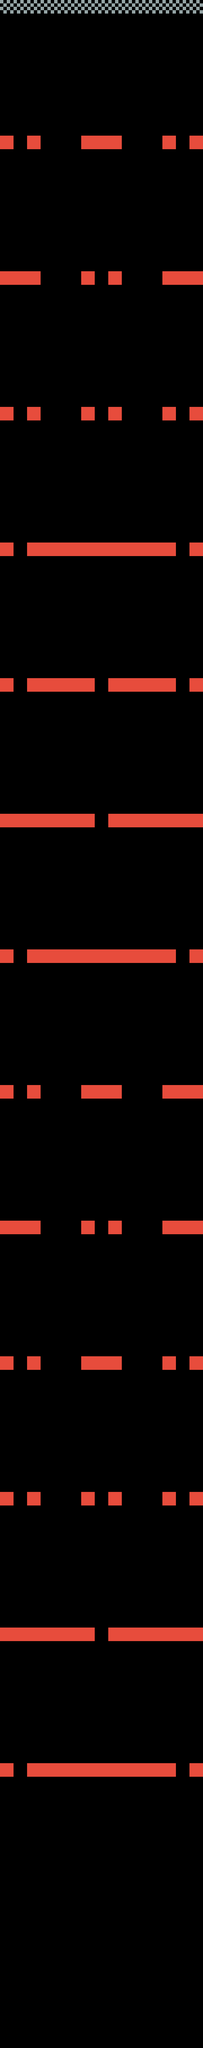

A 2D game scene composited from a Tiled map and its tileset images. What follows is a short description and the map's XML, with each tile layer's data collapsed to a summary:
An orthogonal 15x151 tile map with 48x48 px tiles, 2 tile layers (walls, finish).

<map version="1.0" orientation="orthogonal" renderorder="right-down" width="15" height="151" tilewidth="48" tileheight="48">
 <tileset firstgid="1" name="tile_set" tilewidth="48" tileheight="48">
  <image source="tile_set.png" width="144" height="96" />
 </tileset>
 <layer name="walls" width="15" height="151">
  <data>[2265 cells, 129 non-empty, 1 distinct tile ids]</data>
 </layer>
 <layer name="finish" width="15" height="151">
  <data>[2265 cells, 15 non-empty, 1 distinct tile ids]</data>
 </layer>
</map>
